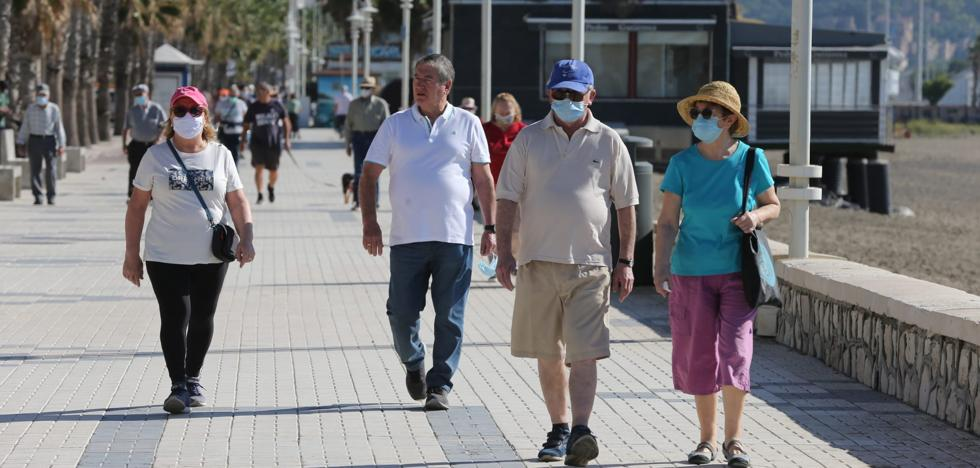
//> input picture images/gente3.jpeg, 980 x 468 px
$ ./detectPeopleSimple   (built with g++ and OpenCV 4)
//> lines starting //> are read from the running program, lines starting //| are printed output that depends on the picture; after the words box and inside, x2 and y2 are one past the last pixel; in counts of white or black regions, pixels touching at a corner belong together
// This file is part of OpenCV project.
// It is subject to the license terms in the LICENSE file found in the top-level directory
// of this distribution and at http://opencv.org/license.html

#include <opencv2/objdetect.hpp>
#include <opencv2/highgui.hpp>
#include <opencv2/imgproc.hpp>
#include <opencv2/videoio.hpp>
#include <iostream>
#include <iomanip>

using namespace cv;
using namespace std;

class Detector
{
   //Atributos (Privados)
    // Enumerador
    enum Mode { Default, Daimler } m;
    // Algoritimo de deteccion de personas
    HOGDescriptor hog, hog_d;

public:

    Detector() : m(Default), hog(), hog_d(Size(48, 96), Size(16, 16), Size(8, 8), Size(8, 8), 9){
        hog.setSVMDetector(HOGDescriptor::getDefaultPeopleDetector());
        hog_d.setSVMDetector(HOGDescriptor::getDaimlerPeopleDetector());
    }

    void toggleMode() { m = (m == Default ? Daimler : Default); }

    string modeName() const { return (m == Default ? "Default" : "Daimler"); }

    vector<Rect> detect(InputArray img){
        // Run the detector with default parameters. to get a higher hit-rate
        // (and more false alarms, respectively), decrease the hitThreshold and
        // groupThreshold (set groupThreshold to 0 to turn off the grouping completely).
        vector<Rect> found;
        if (m == Default)
            hog.detectMultiScale(img, found, 0, Size(8,8), Size(4,4), 1.05, 2, false);
        else if (m == Daimler)
            hog_d.detectMultiScale(img, found, 0, Size(4,4), Size(4,4), 1.02, 3, true);

        // Convierto los objetos Rect a Persona


        return found;
    }

    void adjustRect(Rect & r) const{
        // The HOG detector returns slightly larger rectangles than the real objects,
        // so we slightly shrink the rectangles to get a nicer output.
        r.x += cvRound(r.width*0.1);
        r.width = cvRound(r.width*0.8);
        r.y += cvRound(r.height*0.07);
        r.height = cvRound(r.height*0.8);
    }

};

int main(int argc, char** argv)
{

    // Es una clase que tiene metodos para detectar personas
    Detector detector;
    // Declaro una estructura de tipo matriz (Mat)
    Mat imagen;
    // Cargo la estructura de datos con una imagen
    imagen = imread("C:/Users/rafae/Documents/GitHub/ED22-01-Fredes-Munizaga/images/gente3.jpeg");
//> imagen is the input picture: 468 rows x 980 cols, CV_8UC3; mean B, G, R 123.6, 121.3, 121.6

    // Cambia el tipo de algoritmo de deteccion de personas
    //detector.toggleMode();

    // Ejecuto el detector llamando al metodo detect
    vector<Rect> found = detector.detect(imagen);
//> in detect, `hog.detectMultiScale(img, found, 0, Size(8,8), Size(4,4), 1.05, 2, fal..`: found = 7 Rects (x, y, width, height): [316, 54, 103, 205], [0, 61, 85, 176], [444, 74, 126, 252], [206, 0, 127, 242], [85, 76, 188, 376], [323, 38, 204, 407], [607, 53, 204, 407]

    // Recorrer el vector, obtener el rectangulo y dibujar un rectangulo en la imagen
    for (vector<Rect>::iterator i = found.begin(); i != found.end(); ++i)
    {
        Rect &r = *i;
        cout << r << endl;

        // Los puntos de deteccion que hace el algoritmo muy grande
        detector.adjustRect(r);
        // Dibujar el rectangulo
        rectangle(imagen, r.tl(), r.br(), cv::Scalar(0, 0, 255), 2);
    }
//> this loop made 7 passes
//> r on passes 1 to 7: Rect(326, 68, 82, 164), Rect(8, 73, 68, 141), Rect(457, 92, 101, 202), Rect(219, 17, 102, 194), Rect(104, 102, 150, 301), Rect(343, 66, 163, 326), Rect(627, 81, 163, 326)
//| [103 x 205 from (316, 54)]
//| [85 x 176 from (0, 61)]
//| [126 x 252 from (444, 74)]
//| [127 x 242 from (206, 0)]
//| [188 x 376 from (85, 76)]
//| [204 x 407 from (323, 38)]
//| [204 x 407 from (607, 53)]
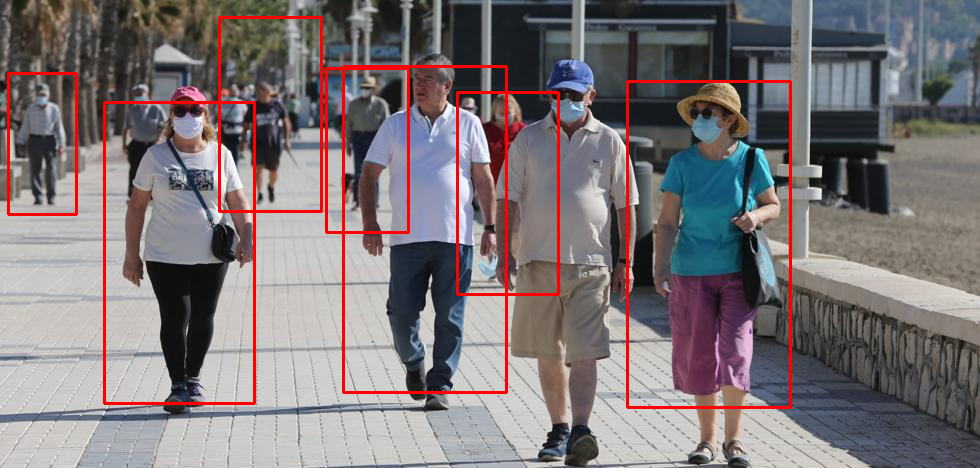
//> imagen: 468 rows x 980 cols, CV_8UC3; 3.22% of pixels changed, all inside (x1, y1, x2, y2) = (7, 16, 792, 409)

    imshow("People detector", imagen);
    waitKey(0);

    return 0;
}
